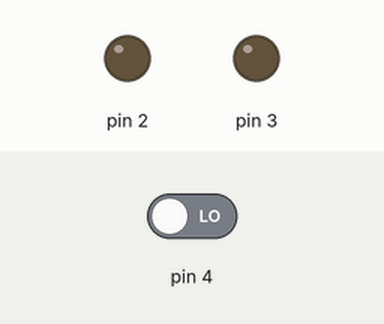
Bench run of a sketch on a simulated Arduino Uno, built with avr-gcc and run on an emulated ATmega328P. On the bench: output pins drawn as LEDs (lit = HIGH). Inputs (shaded band) come from the test bench; at power-on: pin 4 LOW.

Above: at 1.2 s.
1.3 s: pin 4 driven HIGH
At 1.7 s:
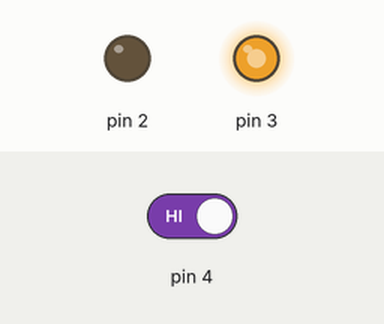
Timing chart, 0 to 4.3 s (numbered marks = the images above; inputs shaded):
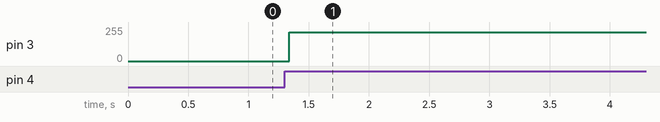

The sketch:

Angle_Command.ino
```cpp
int pulse_per_rev = 6400;
int desired_angle = 360 * 5;

bool Run;
double pulses;

void setup() {
  pinMode(2, OUTPUT);
  pinMode(3, OUTPUT);
  pinMode(4, INPUT);
  digitalWrite(3, LOW);

  // Set direction
  if (desired_angle < 0) {
    digitalWrite(2, HIGH);
  }
  else {
    digitalWrite(2, LOW);
  }

  pulses = 1.0 * desired_angle * pulse_per_rev / 360;
  Serial.begin(9600);
}

void loop() {
  Run = digitalRead(4);
  if(Run == 1) {
    for(int i = 0; i < abs(int(pulses)); i++) {
      digitalWrite(3, LOW);
      digitalWrite(3, HIGH);
      delayMicroseconds(12);
    }
  }
}
```

Measured:
- after the input at 1.3 s, pin 3: 0/255 → 214/255 at once
